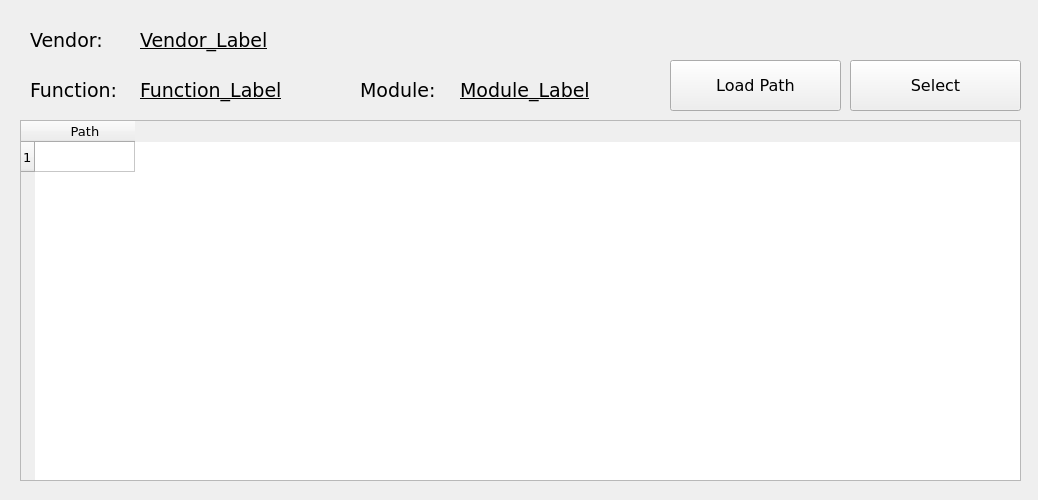
<?xml version="1.0" encoding="UTF-8"?>
<ui version="4.0">
 <class>Form</class>
 <widget class="QWidget" name="Form">
  <property name="geometry">
   <rect>
    <x>0</x>
    <y>0</y>
    <width>1038</width>
    <height>500</height>
   </rect>
  </property>
  <property name="windowTitle">
   <string>WlanBT Select and Save</string>
  </property>
  <widget class="QPushButton" name="select_pushButton">
   <property name="geometry">
    <rect>
     <x>850</x>
     <y>60</y>
     <width>171</width>
     <height>51</height>
    </rect>
   </property>
   <property name="font">
    <font>
     <family>Verdana</family>
     <pointsize>12</pointsize>
    </font>
   </property>
   <property name="text">
    <string>Select</string>
   </property>
  </widget>
  <widget class="QLabel" name="label">
   <property name="geometry">
    <rect>
     <x>30</x>
     <y>20</y>
     <width>131</width>
     <height>41</height>
    </rect>
   </property>
   <property name="font">
    <font>
     <family>Verdana</family>
     <pointsize>14</pointsize>
    </font>
   </property>
   <property name="text">
    <string>Vendor:</string>
   </property>
  </widget>
  <widget class="QLabel" name="label_2">
   <property name="geometry">
    <rect>
     <x>30</x>
     <y>70</y>
     <width>131</width>
     <height>41</height>
    </rect>
   </property>
   <property name="font">
    <font>
     <family>Verdana</family>
     <pointsize>14</pointsize>
    </font>
   </property>
   <property name="text">
    <string>Function:</string>
   </property>
  </widget>
  <widget class="QLabel" name="label_3">
   <property name="geometry">
    <rect>
     <x>360</x>
     <y>70</y>
     <width>131</width>
     <height>41</height>
    </rect>
   </property>
   <property name="font">
    <font>
     <family>Verdana</family>
     <pointsize>14</pointsize>
    </font>
   </property>
   <property name="text">
    <string>Module:</string>
   </property>
  </widget>
  <widget class="QLabel" name="vendor_label">
   <property name="geometry">
    <rect>
     <x>140</x>
     <y>20</y>
     <width>171</width>
     <height>41</height>
    </rect>
   </property>
   <property name="font">
    <font>
     <family>Verdana</family>
     <pointsize>14</pointsize>
     <underline>true</underline>
    </font>
   </property>
   <property name="text">
    <string>Vendor_Label</string>
   </property>
  </widget>
  <widget class="QPushButton" name="loadData_pushButton">
   <property name="geometry">
    <rect>
     <x>670</x>
     <y>60</y>
     <width>171</width>
     <height>51</height>
    </rect>
   </property>
   <property name="font">
    <font>
     <family>Verdana</family>
     <pointsize>12</pointsize>
    </font>
   </property>
   <property name="text">
    <string>Load Path</string>
   </property>
  </widget>
  <widget class="QLabel" name="function_label">
   <property name="geometry">
    <rect>
     <x>140</x>
     <y>70</y>
     <width>201</width>
     <height>41</height>
    </rect>
   </property>
   <property name="font">
    <font>
     <family>Verdana</family>
     <pointsize>14</pointsize>
     <underline>true</underline>
    </font>
   </property>
   <property name="text">
    <string>Function_Label</string>
   </property>
  </widget>
  <widget class="QLabel" name="module_label">
   <property name="geometry">
    <rect>
     <x>460</x>
     <y>70</y>
     <width>171</width>
     <height>41</height>
    </rect>
   </property>
   <property name="font">
    <font>
     <family>Verdana</family>
     <pointsize>14</pointsize>
     <underline>true</underline>
    </font>
   </property>
   <property name="text">
    <string>Module_Label</string>
   </property>
  </widget>
  <widget class="QTableWidget" name="tableWidget">
   <property name="geometry">
    <rect>
     <x>20</x>
     <y>120</y>
     <width>1001</width>
     <height>361</height>
    </rect>
   </property>
   <property name="font">
    <font>
     <family>Verdana</family>
     <pointsize>10</pointsize>
    </font>
   </property>
   <row>
    <property name="text">
     <string>1</string>
    </property>
   </row>
   <column>
    <property name="text">
     <string>Path</string>
    </property>
   </column>
  </widget>
 </widget>
 <resources/>
 <connections/>
</ui>
